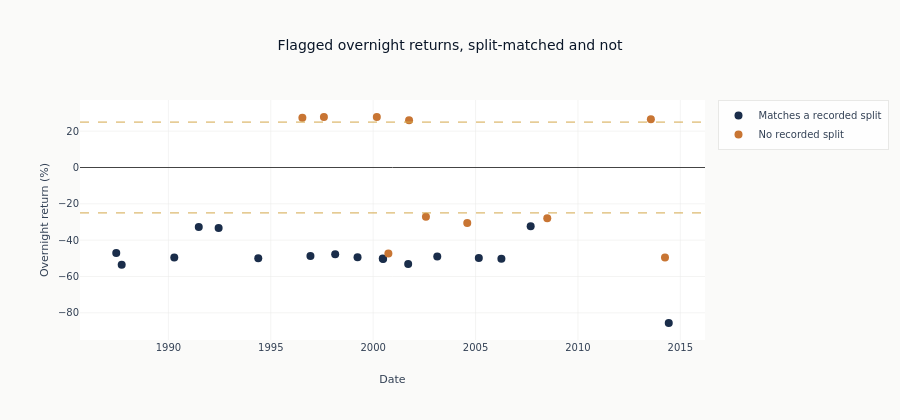

The notebook cell saved with this chart:
### Markdown cell above
The threshold misses no split in this universe, and one flag in three matches no split at
all. One of those is still a corporate action recorded elsewhere in the same file: the GOOGL
Class C distribution of April 2014 appears in the `ex-dividend` column rather than as a
split ratio, which is a reminder that "corporate action" is several columns, not one. The
rest are ordinary large moves, an earnings crash among them.

So the detector's output is a candidate list whose false-positive rate is knowable here only
because the file carries the answer. On a feed that does not, the same threshold produces
the same list with no way to score it, and the difference between the two situations is the
corporate-action feed, not the detection code.

### Code cell
fig = go.Figure()
for label, frame, color in [
    ("Matches a recorded split", scored.filter(pl.col("split_ratio").is_not_null()), "slate"),
    ("No recorded split", _not_splits, "copper"),
]:
    fig.add_trace(
        go.Scatter(
            x=frame["date"].to_list(),
            y=frame["overnight_pct"].to_list(),
            mode="markers",
            marker=dict(color=COLORS[color], size=8),
            text=frame["symbol"].to_list(),
            hovertemplate="%{text}<br>%{x|%Y-%m-%d}: %{y:.1f}%<extra></extra>",
            name=label,
        )
    )
for sign in (1, -1):
    fig.add_hline(
        y=sign * CORPORATE_ACTION_THRESHOLD * 100,
        line_dash="dash",
        line_color=COLORS["amber"],
        line_width=1,
    )
fig.update_layout(
    title="Flagged overnight returns, split-matched and not",
    xaxis_title="Date",
    yaxis_title="Overnight return (%)",
    height=420,
)
show_plotly_with_alt(
    fig,
    "A scatter plot of flagged overnight returns against date, in two colours for whether the "
    "date matches a recorded split. Dashed reference lines mark the plus and minus threshold. "
    "Most points sit near minus fifty percent and are split-matched, with one far lower. The "
    "unmatched points are spread on both sides, mostly just outside the threshold lines.",
)

### Figure 1 — Plotly figure (JSON) as saved in the notebook; plotly's stock layout.template omitted (floating-point values rounded to 4 significant figures)
{"data": [{"hovertemplate": "%{text}<br>%{x|%Y-%m-%d}: %{y:.1f}%<extra></extra>", "marker": {"color": "#1a2d4a", "size": 8}, "mode": "markers", "name": "Matches a recorded split", "text": ["AAPL", "AAPL", "AAPL", "AAPL", "MSFT", "MSFT", "MSFT", "MSFT", "MSFT", "MSFT", "MSFT", "MSFT", "MSFT", "NVDA", "NVDA", "NVDA", "NVDA"], "type": "scatter", "x": ["1987-06-16", "2000-06-21", "2005-02-28", "2014-06-09", "1987-09-21", "1990-04-16", "1991-06-27", "1992-06-15", "1994-05-23", "1996-12-09", "1998-02-23", "1999-03-29", "2003-02-18", "2000-06-27", "2001-09-17", "2006-04-07", "2007-09-11"], "y": [-47.1, -50.1, -49.8, -85.6, -53.5, -49.5, -32.8, -33.3, -49.9, -48.7, -47.8, -49.4, -49.0, -50.4, -53.1, -50.3, -32.4]}, {"hovertemplate": "%{text}<br>%{x|%Y-%m-%d}: %{y:.1f}%<extra></extra>", "marker": {"color": "#C87533", "size": 8}, "mode": "markers", "name": "No recorded split", "text": ["AAPL", "AAPL", "AAPL", "GOOGL", "NVDA", "NVDA", "NVDA", "NVDA", "NVDA", "FB"], "type": "scatter", "x": ["1996-07-18", "1997-08-06", "2000-09-29", "2014-04-03", "2000-03-07", "2001-10-03", "2002-07-31", "2004-08-06", "2008-07-03", "2013-07-25"], "y": [27.4, 27.8, -47.3, -49.5, 27.8, 26.0, -27.1, -30.6, -28.0, 26.5]}], "layout": {"height": 420, "shapes": [{"line": {"color": "#D4A84B", "dash": "dash", "width": 1}, "type": "line", "x0": 0, "x1": 1, "xref": "x domain", "y0": 25.0, "y1": 25.0, "yref": "y"}, {"line": {"color": "#D4A84B", "dash": "dash", "width": 1}, "type": "line", "x0": 0, "x1": 1, "xref": "x domain", "y0": -25.0, "y1": -25.0, "yref": "y"}], "title": {"text": "Flagged overnight returns, split-matched and not"}, "xaxis": {"title": {"text": "Date"}}, "yaxis": {"title": {"text": "Overnight return (%)"}}}}
